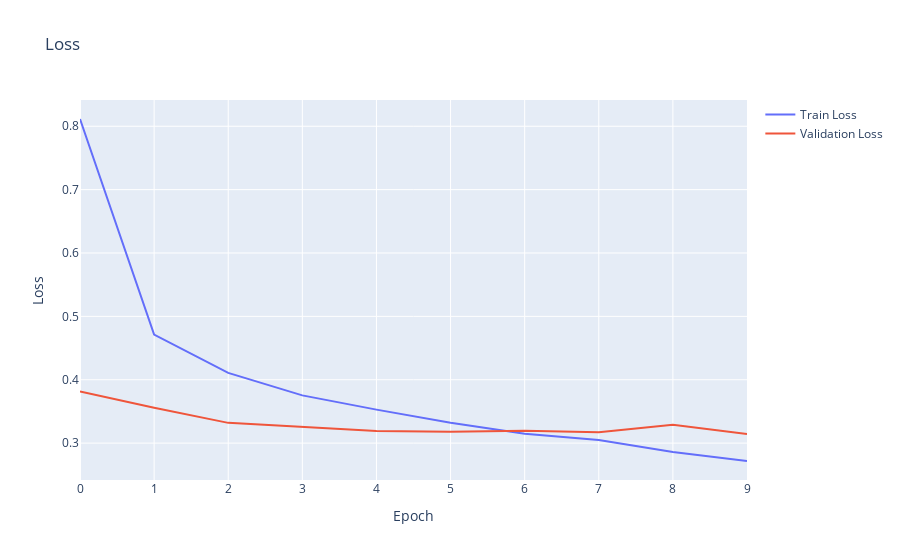
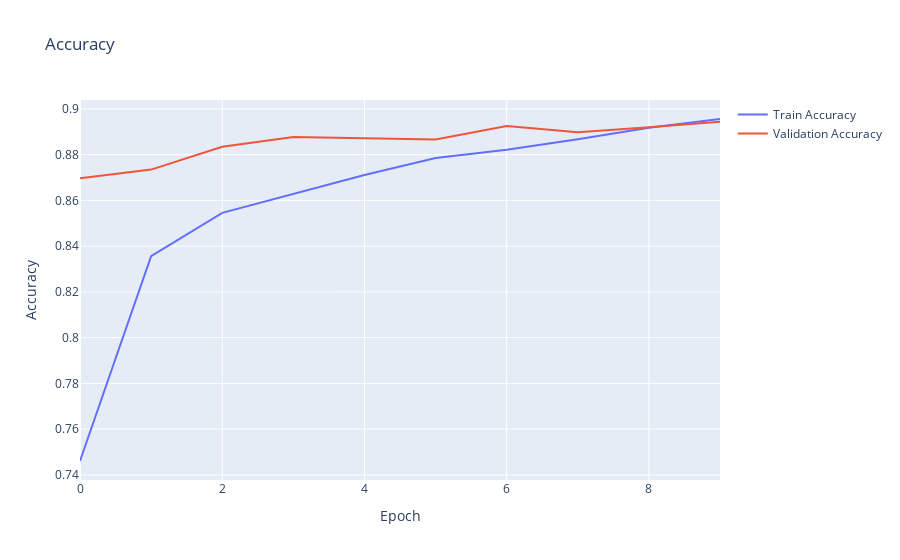

Notebook code cell kept with these figures, in order:
### Code cell
fig_loss = go.Figure()
fig_loss.add_trace(go.Scatter(y=history.history['loss'], mode='lines', name='Train Loss'))
fig_loss.add_trace(go.Scatter(y=history.history['val_loss'], mode='lines', name='Validation Loss'))
fig_loss.update_layout(title='Loss', xaxis_title='Epoch', yaxis_title='Loss')
fig_loss.show()

fig_acc = go.Figure()
fig_acc.add_trace(go.Scatter(y=history.history['accuracy'], mode='lines', name='Train Accuracy'))
fig_acc.add_trace(go.Scatter(y=history.history['val_accuracy'], mode='lines', name='Validation Accuracy'))
fig_acc.update_layout(title='Accuracy', xaxis_title='Epoch', yaxis_title='Accuracy')
fig_acc.show()

### Figure 1 — Plotly figure (JSON) as saved in the notebook; plotly's stock layout.template omitted (floating-point values rounded to 4 significant figures)
{"data": [{"mode": "lines", "name": "Train Loss", "type": "scatter", "y": [0.8115, 0.4712, 0.4108, 0.3753, 0.3528, 0.3323, 0.3146, 0.3048, 0.2858, 0.2718]}, {"mode": "lines", "name": "Validation Loss", "type": "scatter", "y": [0.3815, 0.3557, 0.3319, 0.3255, 0.319, 0.318, 0.3197, 0.317, 0.3289, 0.3145]}], "layout": {"title": {"text": "Loss"}, "xaxis": {"title": {"text": "Epoch"}}, "yaxis": {"title": {"text": "Loss"}}}}

### Figure 2 — Plotly figure (JSON) as saved in the notebook; plotly's stock layout.template omitted (floating-point values rounded to 4 significant figures)
{"data": [{"mode": "lines", "name": "Train Accuracy", "type": "scatter", "y": [0.7461, 0.8356, 0.8546, 0.8629, 0.8711, 0.8785, 0.8821, 0.8867, 0.8918, 0.8956]}, {"mode": "lines", "name": "Validation Accuracy", "type": "scatter", "y": [0.8697, 0.8735, 0.8834, 0.8877, 0.8872, 0.8867, 0.8925, 0.8897, 0.892, 0.8944]}], "layout": {"title": {"text": "Accuracy"}, "xaxis": {"title": {"text": "Epoch"}}, "yaxis": {"title": {"text": "Accuracy"}}}}
